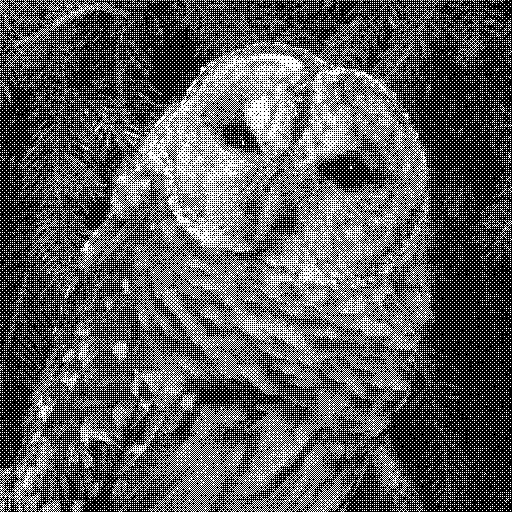
#> input picture Algorithms/Images/Basic Halftone/Ordered/4x4/12.png, 512 x 512 px; its folder holds 4 pictures in this run
$ python 'Density 4x4.py'
#> lines starting #> are read from the running program, lines starting #| are printed output that depends on the picture
### Algorithms/Analysis/PSNR+SSIM/PSNRSSIM.py
from skimage.metrics import _structural_similarity as ssim
from skimage.metrics import peak_signal_noise_ratio as psnr
import numpy as np


def returnValues(original, compare):
	original = np.array(original)
	compare = np.array(compare)

	return (psnr(original,compare), ssim.structural_similarity(original, compare)*100)

### Algorithms/Embedding/2. Density Text/Ordered/Density 4x4.py
from PIL import Image
import time
import numpy as np
import binascii
import os
import traceback
import re
import statistics
import collections
import matplotlib.pyplot as plt
from collections import Counter

#Excel
import openpyxl

#Add path to directory
import sys
sys.path.append("../../../Analysis/PSNR+SSIM/")
from PSNRSSIM import returnValues


#Variable threshold
blockSize = 4
sizeDifference = 1


#Main encoding section to access various parts to the encoding stage
def encoding(image):
	message = "Why do programmers always mix up Halloween and Christmas?    Because 31 OCT = 25 DEC!"

	originalImage = np.array(image, 'float64')							#Stores the original image to numpy array. Used later to compare what has changed
	imageArray = np.array(image, 'float64')								#Image to numpy array
	blockPixels, density = getBlocks(imageArray)						#Get the block pixels (threshold)x(threshold)

	#Histogram of densities
	#histogram(density)													#Density histogram

	embeddedBlocks = checkBlocksAndEmbed(blockPixels,density, message)	#Creates blocks that contains part of the message

	#Put created blocks into image
	replaceBlocks(embeddedBlocks, imageArray, originalImage)			#Replace the image blocks with the embedded blocks

	return Image.fromarray(np.array(imageArray, 'uint8'))				#Return image from the numpy array


#Uses the image parsed in and splits it into blocks determined by the block size
def getBlocks(imageArray):
	blockPixels = []
	density = []

	for x in range(0, height,blockSize):					#Iterate through the image in the size of the block
		for y in range(0, width,blockSize):
			pixels = []
			for a in range(blockSize):						#Get the block size section of x,y coordinates
				for b in range(blockSize):
					pixels.append(imageArray[x+a,y+b])
			blockPixels.append(pixels)
			density.append(pixels.count(0))					#The amount of black pixels in the block
	return(blockPixels,density)								#Return the image in seperate blocks and return corresponding density list


#Check blocks densities and embed when a block matches a density
def checkBlocksAndEmbed(blockPixels, density, message):
	densityValue = density_selection(density)												#Get two densities to embed to from the densities obtained during the blocking process
	print("Embedding densities: " + str(densityValue))
	#histogram(density)
	message = bin(int.from_bytes(message.encode('utf-8', 'surrogatepass'), 'big'))[2:]		#Message to binary
	message = message.zfill(8*((len(message) + 7)//8))										#Fill in binary to make it 8 bits for 1 character

	#totalDensityCount = density.count(densityValue[0]) + density.count(densityValue[1])


	binaryCounter = 0
	for counter, value in enumerate(blockPixels):											#For every block
		if(density[counter] == densityValue[0] or density[counter]== densityValue[1]):		#Check if the density of the block is one of the two returned
			if(binaryCounter < len(message)):												#Only embed until the total length of the message is embedded
				blockPixels[counter] = messageEmbed(value, int(message[binaryCounter]), density[counter], densityValue, counter)	#Update the block (position is controlled with counter) with the embedded message block
				binaryCounter+=1															#Add 1 to the binaryCounter so the next character in the message is embedded
	return blockPixels																		#Return the newly made blockPixels


#Replace original image blocks with the created embedded blocks
def replaceBlocks(embeddedBlock, imageArray, originalImage):
	original,density = getBlocks(originalImage)										#Original image into blocks (so comparisons can be made)

	counter = 0																		#To iterate through the original blocks and the embedded blocks (comparisons)
	for x in range(0,height,blockSize):
		for y in range(0,width,blockSize):
			if(embeddedBlock[counter] != original[counter]):						#If the original block isn't the same as the embedded one...
				counter1=0
				for a in range(blockSize):
					for b in range(blockSize):
						imageArray[x+a,y+b] = embeddedBlock[counter][counter1]		#Update the image to contain the embedded blocks values
						counter1+=1
			counter += 1
	return imageArray																#Return the image


#Embed the message into the block
def messageEmbed(value,toEmbed,density, densityValue, counter):
	lower = densityValue[0]
	higher = densityValue[1]
	if((density == lower and toEmbed == 0) or (density == higher and toEmbed == 1)):	#If the message bit to embed is 0 and the density value is lower or the message bit is 1 and the density value is higher, return an unaltered block
		return(value)


	if(density == lower and toEmbed == 1):			#If the message bit to embed is 1 and the density value is lower, update the density to the higher one
		for j in range(0,sizeDifference):
			for counter,i in enumerate(value):
				if i == 255:
					value[counter] = 0
					break
		return(value)

	if(density == higher and toEmbed == 0):			#If the message bit to embed is 0 and the density is higher, update the density to the lower one
		for j in range(0,sizeDifference):
			for counter,i in enumerate(value):
				if i == 0:
					value[counter] = 255
					break
		return(value)


#Shows the density values in the image
def histogram(density):
	labels, counts = np.unique(density,return_counts=True)							#Labels and counts are a sum of the values from density
	ticks = range(len(counts))														#The axis is a range of the total count
	plt.bar(ticks,counts, align='center', label="Num of black pixels per block")	#Plot bars
	plt.xticks(ticks, labels)														#Axis labels
	plt.legend()																	#Plot the legend

	plt.show()


#Selects two density values close to the mean of the densities
def density_selection(lst):
	lst = sorted(lst, key=int)
	mean = Counter(lst).keys() # equals to list(set(words))
	meanCalc = 0
	for i in mean:
		meanCalc += i
	mean = int(np.ceil((meanCalc/len(set(lst)))))

	plusMean = abs(lst.count(mean+sizeDifference) - lst.count(mean))
	minusMean =  abs(lst.count(mean-sizeDifference) - lst.count(mean))

	#Returns the lowest difference densities between the mean and the two densities either side
	if(plusMean > minusMean):
		return(mean-sizeDifference, mean)
	else:
		return(mean, mean+sizeDifference)


#To extract the message from the embedded image
def decode(decodeImage):
	decodeImage = np.array(decodeImage, 'float64')							#Image to numpy array

	blockPixels,density = getBlocks(decodeImage)							#Get the image into blocks and obtain density values

	densityValue = density_selection(density)								#Get the two densities to be used from the densities list
	print("Extraction densities:" + str(densityValue))
	extractedMessage = []
	for counter, value in enumerate(blockPixels):							#Iterate through the blocks
		if(density[counter] == densityValue[0]):							#If the density of the block matches the lower density value, append a 0 to the extracted message
			extractedMessage.append('0')
		elif(density[counter] == densityValue[1]):							#If the density of the block matches the higher density value, append a 1 to the extracted message
			extractedMessage.append('1')

	extractedMessage = ''.join(extractedMessage)							#Combine all of the 1's and 0's into a string
	finalMessage =[]
	for i in range(0, len(extractedMessage), 8):							#Iterate through the extracted message 8 bits at a time
		message = int(extractedMessage[i:i+8],2)
		character = message.to_bytes((message.bit_length() + 7)//8, 'big').decode('utf-8', 'ignore')	#Convert the 8 bits into a character
		if(re.match(r'[\w ?=]+', character)):								#Regex so that only characters, numbers and select symbols are converted to characters and stored
			finalMessage.append(character)									#Append the character that passed the regex criteria
	print(''.join(finalMessage)[:84])
	print()
	analyse(finalMessage)													#Send extracted message to be analysed against the original


def analyse(decryptMessage):
	message = "Why do programmers always mix up Halloween and Christmas?    Because 31 OCT = 25 DEC!"		#Original message
	message = list(message)																					#to list

	value = 0
	for item in message:
		if item in decryptMessage:
			value +=1								#Every time the characters match in the original and extracted list, add 1.

	#print((value/84)*100)
	messagePercents.append(((value/84)*100))		#As the original message


embedTimes = []
decryptTimes = []
psnrValues = []
ssimValues = []
messagePercents = []

fileList = []
for file in os.listdir("../../../Images/Basic Halftone/Ordered/4x4/"):
	fileList.append(file[:-4])															#Remove the file extension so
#> pass 2 of the loop `for file in os.listdir("../../../Images/Basic Halftone/Ordered/4x4/"):`:
#> pass 3 of the loop `for file in os.listdir("../../../Images/Basic Halftone/Ordered/4x4/"):`:
#> the loop made 4 passes; the first 3 are shown
fileList = sorted(fileList, key=int)													#it can be sorted by int

for file in fileList:						#For every file in the sorted file list
	filename = os.fsdecode(file)
	filename+=".png"						#Add png file extension. Converts any file format to png

	image = Image.open("../../../Images/Basic Halftone/Ordered/4x4/"+filename)				#Open halftoned image
#> image is the input picture: PIL image 512x512 L; 35.9% white in thin lines or dots
	original = Image.open("../../../Images/Basic Halftone/Ordered/4x4/"+filename)				#For comparing

	height, width = image.size
#> height = 512; width = 512
	print(filename)


	start_time = time.time()
	imageConverted = encoding(image)
#> in encoding, `originalImage = np.array(image, 'float64')`: originalImage: shape (512, 512) float64; 35.9% white in thin lines or dots
#> after the loop in getBlocks, `for x in range(0, height,blockSize):`: blockPixels = 16384 items; density = 16384 values, max 15 at index 126, min 1 at index 1855, mean 10.26
#> in encoding, `blockPixels, density = getBlocks(imageArray)`: blockPixels = 16384 items
#> in density_selection, `lst = sorted(lst, key=int)`: lst = 16384 values from 1 to 15
#> the loop in density_selection, `for i in mean:` made 15 passes
#> meanCalc on passes 1 to 12: 1, 3, 6, 10, 15, 21, 28, 36, 45, 55, 66, 78
#> after the loop in density_selection, `for i in mean:`: meanCalc = 120
#> in density_selection, `mean = int(np.ceil((meanCalc/len(set(lst)))))`: mean = 8
#> in density_selection, `plusMean = abs(lst.count(mean+sizeDifference) - lst.count(mean))`: plusMean = 9
#> in density_selection, `minusMean =  abs(lst.count(mean-sizeDifference) - lst.count(mean))`: minusMean = 447
#> in checkBlocksAndEmbed, `densityValue = density_selection(density)`: densityValue = (8, 9)
#| Embedding densities: (8, 9)
#> the loop in checkBlocksAndEmbed, `for counter, value in enumerate(blockPixels):` made 16384 passes
#> after the loop in checkBlocksAndEmbed, `for counter, value in enumerate(blockPixels):`: binaryCounter = 680; blockPixels = 16384 items
#> after the loop in replaceBlocks, `for x in range(0,height,blockSize):`:
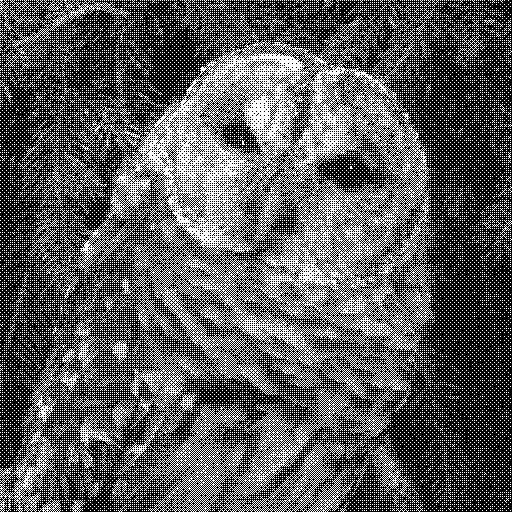
#> imageArray: shape (512, 512) float64; 35.9% white in thin lines or dots
#> after the loop in replaceBlocks, `for x in range(0,height,blockSize):`: counter = 16384
#> in encoding, `return Image.fromarray(np.array(imageArray, 'uint8'))`: returned value: PIL image 512x512 L; 35.9% white in thin lines or dots
	embedTime = time.time() - start_time

	imageConverted.save("../../../Images/Embedded/2. Density Text/Ordered/4x4/"+filename)


	imageDecode = Image.open("../../../Images/Embedded/2. Density Text/Ordered/4x4/"+filename)
	start_time = time.time()
	decode(imageDecode)
#> in decode, `blockPixels,density = getBlocks(decodeImage)`: blockPixels = 16384 items; density = 16384 values, max 15 at index 126, min 1 at index 1855, mean 10.25
#> the loop in density_selection (call 2), `for i in mean:` made 15 passes
#> in decode, `densityValue = density_selection(density)`: densityValue = (8, 9)
#| Extraction densities:(8, 9)
#> the loop in decode, `for counter, value in enumerate(blockPixels):` made 16384 passes
#> after the loop in decode, `for counter, value in enumerate(blockPixels):`: extractedMessage = 3003 items, first 6: '0', '1', '0', '1', '0', '1'
#> the loop in decode, `for i in range(0, len(extractedMessage), 8):` made 376 passes
#> (i, character) on passes 2 to 4: (8, 'h'), (16, 'y'), (24, ' ')
#> after the loop in decode, `for i in range(0, len(extractedMessage), 8):`: finalMessage = 149 items, first 6: 'W', 'h', 'y', ' ', 'd', 'o'
#| Why do programmers always mix up Halloween and Christmas?    Because 31 OCT = 25 DEC
#> after the loop in analyse, `for item in message:`: value = 84
	decryptTime = time.time() - start_time

	psnr, ssim = returnValues(original,imageConverted)
#> psnr = 28.77; ssim = 99.72
	psnrValues.append(psnr)
	ssimValues.append(ssim)
	embedTimes.append(embedTime)
	decryptTimes.append(decryptTime)
#> pass 2 of the loop `for file in fileList:`:
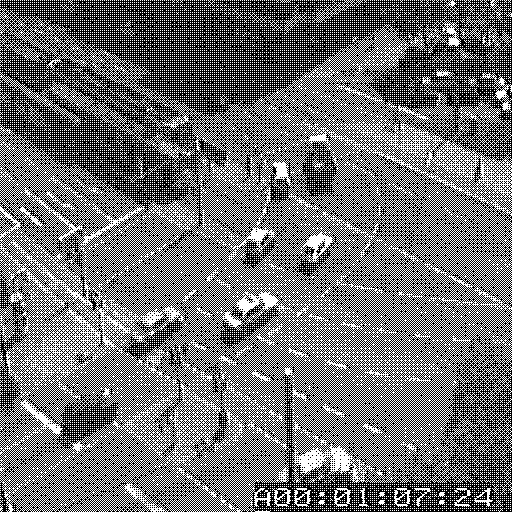
#> input picture Algorithms/Images/Basic Halftone/Ordered/4x4/19.png, 512 x 512 px
#> image is the input picture: PIL image 512x512 L; 44.8% white in thin lines or dots
#> originalImage: shape (512, 512) float64; 44.8% white in thin lines or dots
#| Embedding densities: (8, 9)
#> the loop in checkBlocksAndEmbed (call 2), `for counter, value in enumerate(blockPixels):` made 16384 passes
#> in replaceBlocks (call 2), `original,density = getBlocks(originalImage)`: density = 16384 values, max 15 at index 3184, min 0 at index 1008, mean 8.83
#> after the loop in replaceBlocks (call 2), `for x in range(0,height,blockSize):`:
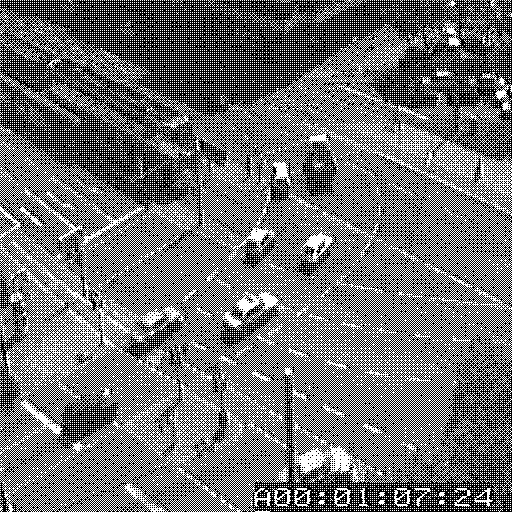
#> imageArray: shape (512, 512) float64; 44.9% white in thin lines or dots
#> after the loop in replaceBlocks (call 2), `for x in range(0,height,blockSize):`: counter = 16384
#| Extraction densities:(8, 9)
#> the loop in decode (call 2), `for counter, value in enumerate(blockPixels):` made 16384 passes
#> value on passes 1 to 3: [255, 0, 255, 0, 0, 0, 0, 0, 255, 0, 255, 0, 0, 0, 0, 0], [255, 0, 255, 0, 0, 0, 0, 0, 255, 0, 255, 0, 0, 0, 0, 0], [255, 0, 255, 0, 0, 0, 0, 0, 255, 0, 255, 0, 0, 0, 0, 0]
#> the loop in decode (call 2), `for i in range(0, len(extractedMessage), 8):` made 942 passes
#| Why do programmers always mix up Halloween and Christmas?    Because 31 OCT = 25 DEC
#> psnr = 29.11; ssim = 99.74
#> pass 3 of the loop `for file in fileList:`:
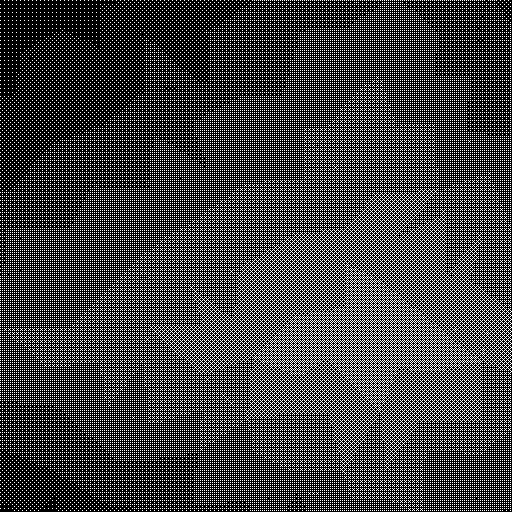
#> input picture Algorithms/Images/Basic Halftone/Ordered/4x4/24.png, 512 x 512 px
#> image is the input picture: PIL image 512x512 L; 26.7% white in thin lines or dots
#> originalImage: shape (512, 512) float64; 26.7% white in thin lines or dots
#| Embedding densities: (13, 14)
#> in replaceBlocks (call 3), `original,density = getBlocks(originalImage)`: density = 16384 values, max 16 at index 0, min 9 at index 8534, mean 11.73
#> after the loop in replaceBlocks (call 3), `for x in range(0,height,blockSize):`:
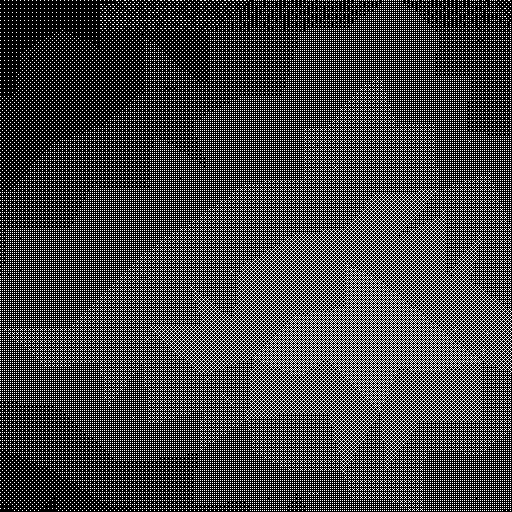
#> imageArray: shape (512, 512) float64; 26.7% white in thin lines or dots
#> after the loop in replaceBlocks (call 3), `for x in range(0,height,blockSize):`: counter = 16384
#| Extraction densities:(13, 14)
#| Why do programmers always mix up Halloween and Christmas?    Because 31 OCT = 25 DEC
#> the loop made 4 passes; the first 3 are shown


#> (the run stopped early here; a loop or call above may not have finished)
